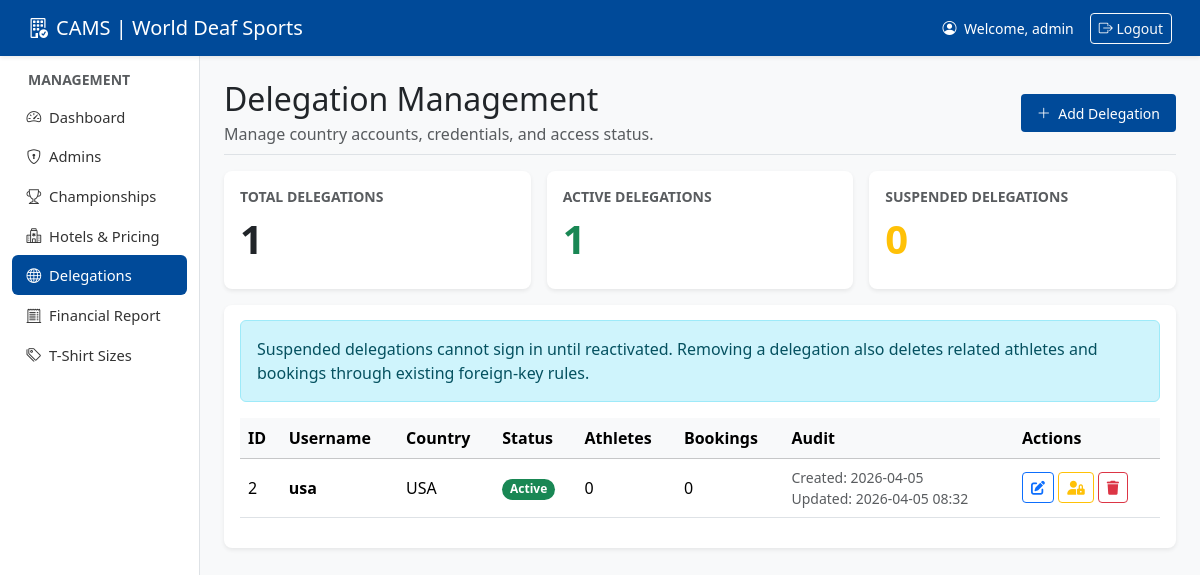
Page /admin/delegations.php (signed in) on the committed database.
### tables this page shows
CREATE TABLE IF NOT EXISTS users (
    id INT AUTO_INCREMENT PRIMARY KEY,
    username VARCHAR(50) NOT NULL UNIQUE,
    password VARCHAR(255) NOT NULL,
    role ENUM('admin', 'country_manager') NOT NULL,
    status ENUM('active', 'suspended') NOT NULL DEFAULT 'active',
    suspended_at TIMESTAMP NULL DEFAULT NULL,
    country_name VARCHAR(100) NULL,
    created_at TIMESTAMP DEFAULT CURRENT_TIMESTAMP,
    updated_at TIMESTAMP DEFAULT CURRENT_TIMESTAMP ON UPDATE CURRENT_TIMESTAMP
);

### admin/delegations.php (the view, shortened to what this page needs)
<?php
require_once 'includes/auth.php';
$delegations_stmt = $pdo->query(
    "SELECT u.*,
        (SELECT COUNT(*) FROM athletes WHERE country_id = u.id) AS athlete_count,
        (SELECT COUNT(*) FROM bookings WHERE country_id = u.id) AS booking_count
    FROM users u
    WHERE role = 'country_manager'
    ORDER BY u.username ASC"
);
$delegations = $delegations_stmt->fetchAll(PDO::FETCH_ASSOC);
$activeDelegationCount = 0;
foreach ($delegations as $delegation) {
    if (($delegation['status'] ?? 'active') === 'active') {
        $activeDelegationCount++;
    }
}
require_once 'includes/header.php';
?>
<div class="d-flex justify-content-between flex-wrap flex-md-nowrap align-items-center pb-2 mb-3 border-bottom">
    <div>
        <h1 class="h2 mb-1">Delegation Management</h1>
        <p class="text-muted mb-0">Manage country accounts, credentials, and access status.</p>
    </div>
    <button class="btn btn-primary btn-sm" data-bs-toggle="modal" data-bs-target="#addDelegationModal">
        <i class="bi bi-plus-lg me-1"></i> Add Delegation
    </button>
</div>
<div class="row g-3 mb-3">
    <div class="col-md-4">
        <div class="card shadow-sm h-100">
            <div class="card-body">
                <div class="text-muted small text-uppercase fw-bold mb-2">Total Delegations</div>
                <div class="display-6 fw-semibold"><?php echo count($delegations); ?></div>
            </div>
        </div>
    </div>
    <div class="col-md-4">
        <div class="card shadow-sm h-100">
            <div class="card-body">
                <div class="text-muted small text-uppercase fw-bold mb-2">Active Delegations</div>
                <div class="display-6 fw-semibold text-success"><?php echo $activeDelegationCount; ?></div>
            </div>
        </div>
    </div>
    <div class="col-md-4">
        <div class="card shadow-sm h-100">
            <div class="card-body">
                <div class="text-muted small text-uppercase fw-bold mb-2">Suspended Delegations</div>
                <div class="display-6 fw-semibold text-warning"><?php echo count($delegations) - $activeDelegationCount; ?></div>
            </div>
        </div>
    </div>
</div>
<div class="card shadow-sm">
    <div class="card-body">
        <div class="alert alert-info">
            Suspended delegations cannot sign in until reactivated. Removing a delegation also deletes related athletes and bookings through existing foreign-key rules.
        </div>
        <?php if (count($delegations) > 0): ?>
            <div class="table-responsive">
                <table class="table table-hover align-middle">
                    <thead class="table-light">
                        <tr>
                            <th>ID</th>
                            <th>Username</th>
                            <th>Country</th>
                            <th>Status</th>
                            <th>Athletes</th>
                            <th>Bookings</th>
                            <th>Audit</th>
                            <th>Actions</th>
                        </tr>
                    </thead>
                    <tbody>
                        <?php foreach ($delegations as $d): ?>
                        <tr>
                            <td><?php echo htmlspecialchars($d['id']); ?></td>
                            <td class="fw-bold"><?php echo htmlspecialchars($d['username']); ?></td>
                            <td><?php echo htmlspecialchars($d['country_name']); ?></td>
                            <td>
                                <?php if (($d['status'] ?? 'active') === 'active'): ?>
                                    <span class="badge rounded-pill text-bg-success">Active</span>
                                <?php else: ?>
                                    <span class="badge rounded-pill text-bg-warning">Suspended</span>
                                <?php endif; ?>
                            </td>
                            <td><?php echo htmlspecialchars($d['athlete_count']); ?></td>
                            <td><?php echo htmlspecialchars($d['booking_count']); ?></td>
                            <td>
                                <div class="small text-muted">Created: <?php echo htmlspecialchars(date('Y-m-d', strtotime($d['created_at']))); ?></div>
                                <?php if (!empty($d['updated_at'])): ?>
                                    <div class="small text-muted">Updated: <?php echo htmlspecialchars(date('Y-m-d H:i', strtotime($d['updated_at']))); ?></div>
                                <?php endif; ?>
                            </td>
                            <td>
                                <button class="btn btn-sm btn-outline-primary" data-bs-toggle="modal" data-bs-target="#editDelegationModal<?php echo $d['id']; ?>">
                                    <i class="fas fa-edit"></i>
                                </button>
                                <button
                                    type="button"
                                    class="btn btn-sm <?php echo ($d['status'] ?? 'active') === 'active' ? 'btn-outline-warning' : 'btn-outline-success'; ?>"
                                    data-bs-toggle="modal"
                                    data-bs-target="#delegationActionModal"
                                    data-action="toggle_delegation_status"
                                    data-id="<?php echo $d['id']; ?>"
                                    data-title="<?php echo ($d['status'] ?? 'active') === 'active' ? 'Suspend Delegation' : 'Reactivate Delegation'; ?>"
                                    data-message="<?php echo htmlspecialchars(($d['status'] ?? 'active') === 'active' ? 'This delegation will no longer be able to sign in until reactivated.' : 'This delegation will regain access immediately.', ENT_QUOTES); ?>"
                                    data-button-class="<?php echo ($d['status'] ?? 'active') === 'active' ? 'btn-warning' : 'btn-success'; ?>"
                                    data-button-label="<?php echo ($d['status'] ?? 'active') === 'active' ? 'Suspend Delegation' : 'Reactivate Delegation'; ?>"
                                >
                                    <i class="fas <?php echo ($d['status'] ?? 'active') === 'active' ? 'fa-user-lock' : 'fa-user-check'; ?>"></i>
                                </button>
                                <button
                                    type="button"
                                    class="btn btn-sm btn-outline-danger"
                                    data-bs-toggle="modal"
                                    data-bs-target="#delegationActionModal"
                                    data-action="delete_delegation"
                                    data-id="<?php echo $d['id']; ?>"
                                    data-title="Remove Delegation"
                                    data-message="<?php echo htmlspecialchars('This permanently removes the delegation and its related data.', ENT_QUOTES); ?>"
                                    data-button-class="btn-danger"
                                    data-button-label="Remove Delegation"
                                >
                                    <i class="fas fa-trash"></i>
                                </button>
                            </td>
                        </tr>
                        <?php endforeach; ?>
                    </tbody>
                </table>
            </div>
        <?php else: ?>
            <div class="alert alert-info text-center">No delegations found yet. Add one to get started.</div>
        <?php endif; ?>
    </div>
</div>
<?php
require_once 'includes/footer.php';
?>

### admin/includes/header.php (shortened to what this page needs)
<?php
$current_page = basename($_SERVER['PHP_SELF']);
?>
<!DOCTYPE html>
<html lang="en">
<head>
    <link href="https://cdn.jsdelivr.net/npm/bootstrap@5.3.2/dist/css/bootstrap.min.css" rel="stylesheet">
    <link href="https://cdnjs.cloudflare.com/ajax/libs/font-awesome/6.0.0/css/all.min.css" rel="stylesheet">
    <link rel="stylesheet" href="https://cdn.jsdelivr.net/npm/bootstrap-icons@1.11.1/font/bootstrap-icons.css">
</head>
<body>
<nav class="navbar navbar-expand-lg">
    <div class="container-fluid">
        <a class="navbar-brand" href="dashboard.php"><i class="bi bi-building-check me-2"></i>CAMS | World Deaf Sports</a>
        <div class="d-flex align-items-center">
            <span class="text-white small me-3"><i class="bi bi-person-circle me-1"></i> Welcome, <?php echo htmlspecialchars($_SESSION['username']); ?></span>
            <a href="../logout.php" class="btn btn-outline-light btn-sm"><i class="bi bi-box-arrow-right"></i> Logout</a>
        </div>
    </div>
</nav>
<div class="container-fluid">
    <div class="row">
        <nav class="col-md-2 d-none d-md-block sidebar py-3">
            <div class="nav flex-column nav-pills" id="v-pills-tab" role="tablist" aria-orientation="vertical">
                <div class="admin-only">
                    <h6 class="px-3 mb-2 text-muted small text-uppercase fw-bold">Management</h6>
                    <a class="nav-link w-100 text-start <?php echo $current_page == 'dashboard.php' ? 'active' : ''; ?>" href="dashboard.php"><i class="bi bi-speedometer2 me-2"></i>Dashboard</a>
                    <a class="nav-link w-100 text-start <?php echo $current_page == 'admins.php' ? 'active' : ''; ?>" href="admins.php"><i class="bi bi-shield-lock me-2"></i>Admins</a>
                    <a class="nav-link w-100 text-start <?php echo $current_page == 'championships.php' ? 'active' : ''; ?>" href="championships.php"><i class="bi bi-trophy me-2"></i>Championships</a>
                    <a class="nav-link w-100 text-start <?php echo $current_page == 'hotels.php' ? 'active' : ''; ?>" href="hotels.php"><i class="bi bi-hospital me-2"></i>Hotels & Pricing</a>
                    <a class="nav-link w-100 text-start <?php echo $current_page == 'delegations.php' ? 'active' : ''; ?>" href="delegations.php"><i class="bi bi-globe me-2"></i>Delegations</a>
                    <a class="nav-link w-100 text-start <?php echo $current_page == 'finance.php' ? 'active' : ''; ?>" href="finance.php"><i class="bi bi-receipt-cutoff me-2"></i>Financial Report</a>
                    <a class="nav-link w-100 text-start <?php echo $current_page == 'tshirts.php' ? 'active' : ''; ?>" href="tshirts.php"><i class="bi bi-tags me-2"></i>T-Shirt Sizes</a>
                </div>
            </div>
        </nav>
        <main class="col-md-10 ms-sm-auto px-md-4 py-4">

### admin/includes/footer.php (shortened to what this page needs)
        </main>
    </div>
</div>
</body>
</html>

### admin/includes/header.php (style rules this page uses)
:root { --primary-blue: #004a99; --secondary-blue: #e6f0ff; --accent-blue: #007bff; }
body { background-color: #f8f9fa; font-family: 'Segoe UI', Tahoma, Geneva, Verdana, sans-serif; }
.navbar { background-color: var(--primary-blue); box-shadow: 0 2px 4px rgba(0,0,0,0.08); padding: 0.5rem 1rem; }
.navbar-brand, .nav-link { color: white !important; }
.sidebar { background-color: white; min-height: calc(100vh - 56px); border-right: 1px solid #dee2e6; max-width: 220px; padding-top: 0.75rem; }
.card { border: none; border-radius: 8px; box-shadow: 0 2px 4px rgba(0,0,0,0.04); margin-bottom: 12px; }
.card-body { padding: 0.9rem 1rem; }
.btn-primary { background-color: var(--primary-blue); border: none; padding: 0.55rem 1rem; }
.nav-pills .nav-link { color: #333 !important; padding: 0.55rem 0.9rem; font-size: 0.92rem; }
.nav-pills .nav-link.active { background-color: var(--primary-blue) !important; color: white !important; }
.container-fluid { padding-left: 0.75rem; padding-right: 0.75rem; }
main { padding-top: 1rem; padding-bottom: 1rem; }
.border-bottom { margin-bottom: 0.8rem; }

### rows in the picture
users: id "2", username "usa", country_name "USA", status "Active", athlete_count "0", booking_count "0", created_at "2026-04-05", updated_at "2026-04-05 08:32"

### other values in the picture
$_SESSION['username'] "admin"
count($delegations) "1"
$activeDelegationCount "1"
count($delegations) - $activeDelegationCount "0"
